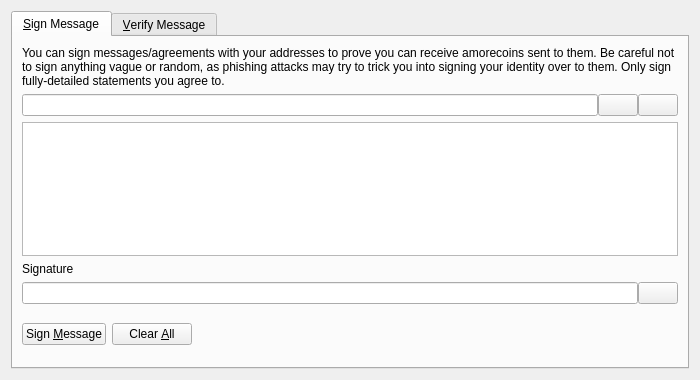
<?xml version="1.0" encoding="UTF-8"?>
<ui version="4.0">
 <class>SignVerifyMessageDialog</class>
 <widget class="QDialog" name="SignVerifyMessageDialog">
  <property name="geometry">
   <rect>
    <x>0</x>
    <y>0</y>
    <width>700</width>
    <height>380</height>
   </rect>
  </property>
  <property name="windowTitle">
   <string>Signatures - Sign / Verify a Message</string>
  </property>
  <property name="modal">
   <bool>true</bool>
  </property>
  <layout class="QVBoxLayout" name="verticalLayout">
   <item>
    <widget class="QTabWidget" name="tabWidget">
     <property name="currentIndex">
      <number>0</number>
     </property>
     <widget class="QWidget" name="tabSignMessage">
      <attribute name="title">
       <string>&amp;Sign Message</string>
      </attribute>
      <layout class="QVBoxLayout" name="verticalLayout_SM">
       <item>
        <widget class="QLabel" name="infoLabel_SM">
         <property name="text">
          <string>You can sign messages/agreements with your addresses to prove you can receive amorecoins sent to them. Be careful not to sign anything vague or random, as phishing attacks may try to trick you into signing your identity over to them. Only sign fully-detailed statements you agree to.</string>
         </property>
         <property name="textFormat">
          <enum>Qt::PlainText</enum>
         </property>
         <property name="wordWrap">
          <bool>true</bool>
         </property>
        </widget>
       </item>
       <item>
        <layout class="QHBoxLayout" name="horizontalLayout_1_SM">
         <property name="spacing">
          <number>0</number>
         </property>
         <item>
          <widget class="QValidatedLineEdit" name="addressIn_SM">
           <property name="toolTip">
            <string>The Amorecoin address to sign the message with</string>
           </property>
          </widget>
         </item>
         <item>
          <widget class="QPushButton" name="addressBookButton_SM">
           <property name="toolTip">
            <string>Choose previously used address</string>
           </property>
           <property name="text">
            <string/>
           </property>
           <property name="icon">
            <iconset resource="../bitcoin.qrc">
             <normaloff>:/icons/address-book</normaloff>:/icons/address-book</iconset>
           </property>
           <property name="shortcut">
            <string>Alt+A</string>
           </property>
           <property name="autoDefault">
            <bool>false</bool>
           </property>
          </widget>
         </item>
         <item>
          <widget class="QPushButton" name="pasteButton_SM">
           <property name="toolTip">
            <string>Paste address from clipboard</string>
           </property>
           <property name="text">
            <string/>
           </property>
           <property name="icon">
            <iconset resource="../bitcoin.qrc">
             <normaloff>:/icons/editpaste</normaloff>:/icons/editpaste</iconset>
           </property>
           <property name="shortcut">
            <string>Alt+P</string>
           </property>
           <property name="autoDefault">
            <bool>false</bool>
           </property>
          </widget>
         </item>
        </layout>
       </item>
       <item>
        <widget class="QPlainTextEdit" name="messageIn_SM">
         <property name="toolTip">
          <string>Enter the message you want to sign here</string>
         </property>
        </widget>
       </item>
       <item>
        <widget class="QLabel" name="signatureLabel_SM">
         <property name="text">
          <string>Signature</string>
         </property>
         <property name="textFormat">
          <enum>Qt::PlainText</enum>
         </property>
        </widget>
       </item>
       <item>
        <layout class="QHBoxLayout" name="horizontalLayout_2_SM">
         <property name="spacing">
          <number>0</number>
         </property>
         <item>
          <widget class="QLineEdit" name="signatureOut_SM">
           <property name="font">
            <font>
             <italic>true</italic>
            </font>
           </property>
           <property name="readOnly">
            <bool>true</bool>
           </property>
          </widget>
         </item>
         <item>
          <widget class="QPushButton" name="copySignatureButton_SM">
           <property name="toolTip">
            <string>Copy the current signature to the system clipboard</string>
           </property>
           <property name="text">
            <string/>
           </property>
           <property name="icon">
            <iconset resource="../bitcoin.qrc">
             <normaloff>:/icons/editcopy</normaloff>:/icons/editcopy</iconset>
           </property>
           <property name="autoDefault">
            <bool>false</bool>
           </property>
          </widget>
         </item>
        </layout>
       </item>
       <item>
        <layout class="QHBoxLayout" name="horizontalLayout_3_SM">
         <item>
          <widget class="QPushButton" name="signMessageButton_SM">
           <property name="toolTip">
            <string>Sign the message to prove you own this Amorecoin address</string>
           </property>
           <property name="text">
            <string>Sign &amp;Message</string>
           </property>
           <property name="icon">
            <iconset resource="../bitcoin.qrc">
             <normaloff>:/icons/edit</normaloff>:/icons/edit</iconset>
           </property>
           <property name="autoDefault">
            <bool>false</bool>
           </property>
          </widget>
         </item>
         <item>
          <widget class="QPushButton" name="clearButton_SM">
           <property name="toolTip">
            <string>Reset all sign message fields</string>
           </property>
           <property name="text">
            <string>Clear &amp;All</string>
           </property>
           <property name="icon">
            <iconset resource="../bitcoin.qrc">
             <normaloff>:/icons/remove</normaloff>:/icons/remove</iconset>
           </property>
           <property name="autoDefault">
            <bool>false</bool>
           </property>
          </widget>
         </item>
         <item>
          <spacer name="horizontalSpacer_1_SM">
           <property name="orientation">
            <enum>Qt::Horizontal</enum>
           </property>
           <property name="sizeHint" stdset="0">
            <size>
             <width>40</width>
             <height>48</height>
            </size>
           </property>
          </spacer>
         </item>
         <item>
          <widget class="QLabel" name="statusLabel_SM">
           <property name="font">
            <font>
             <weight>75</weight>
             <bold>true</bold>
            </font>
           </property>
           <property name="text">
            <string/>
           </property>
           <property name="wordWrap">
            <bool>true</bool>
           </property>
          </widget>
         </item>
         <item>
          <spacer name="horizontalSpacer_2_SM">
           <property name="orientation">
            <enum>Qt::Horizontal</enum>
           </property>
           <property name="sizeHint" stdset="0">
            <size>
             <width>40</width>
             <height>48</height>
            </size>
           </property>
          </spacer>
         </item>
        </layout>
       </item>
      </layout>
     </widget>
     <widget class="QWidget" name="tabVerifyMessage">
      <attribute name="title">
       <string>&amp;Verify Message</string>
      </attribute>
      <layout class="QVBoxLayout" name="verticalLayout_VM">
       <item>
        <widget class="QLabel" name="infoLabel_VM">
         <property name="text">
          <string>Enter the receiver's address, message (ensure you copy line breaks, spaces, tabs, etc. exactly) and signature below to verify the message. Be careful not to read more into the signature than what is in the signed message itself, to avoid being tricked by a man-in-the-middle attack. Note that this only proves the signing party receives with the address, it cannot prove sendership of any transaction!</string>
         </property>
         <property name="textFormat">
          <enum>Qt::PlainText</enum>
         </property>
         <property name="alignment">
          <set>Qt::AlignLeading|Qt::AlignLeft|Qt::AlignTop</set>
         </property>
         <property name="wordWrap">
          <bool>true</bool>
         </property>
        </widget>
       </item>
       <item>
        <layout class="QHBoxLayout" name="horizontalLayout_1_VM">
         <property name="spacing">
          <number>0</number>
         </property>
         <item>
          <widget class="QValidatedLineEdit" name="addressIn_VM">
           <property name="toolTip">
            <string>The Amorecoin address the message was signed with</string>
           </property>
          </widget>
         </item>
         <item>
          <widget class="QPushButton" name="addressBookButton_VM">
           <property name="toolTip">
            <string>Choose previously used address</string>
           </property>
           <property name="text">
            <string/>
           </property>
           <property name="icon">
            <iconset resource="../bitcoin.qrc">
             <normaloff>:/icons/address-book</normaloff>:/icons/address-book</iconset>
           </property>
           <property name="shortcut">
            <string>Alt+A</string>
           </property>
           <property name="autoDefault">
            <bool>false</bool>
           </property>
          </widget>
         </item>
        </layout>
       </item>
       <item>
        <widget class="QPlainTextEdit" name="messageIn_VM"/>
       </item>
       <item>
        <widget class="QValidatedLineEdit" name="signatureIn_VM"/>
       </item>
       <item>
        <layout class="QHBoxLayout" name="horizontalLayout_2_VM">
         <item>
          <widget class="QPushButton" name="verifyMessageButton_VM">
           <property name="toolTip">
            <string>Verify the message to ensure it was signed with the specified Amorecoin address</string>
           </property>
           <property name="text">
            <string>Verify &amp;Message</string>
           </property>
           <property name="icon">
            <iconset resource="../bitcoin.qrc">
             <normaloff>:/icons/transaction_0</normaloff>:/icons/transaction_0</iconset>
           </property>
           <property name="autoDefault">
            <bool>false</bool>
           </property>
          </widget>
         </item>
         <item>
          <widget class="QPushButton" name="clearButton_VM">
           <property name="toolTip">
            <string>Reset all verify message fields</string>
           </property>
           <property name="text">
            <string>Clear &amp;All</string>
           </property>
           <property name="icon">
            <iconset resource="../bitcoin.qrc">
             <normaloff>:/icons/remove</normaloff>:/icons/remove</iconset>
           </property>
           <property name="autoDefault">
            <bool>false</bool>
           </property>
          </widget>
         </item>
         <item>
          <spacer name="horizontalSpacer_1_VM">
           <property name="orientation">
            <enum>Qt::Horizontal</enum>
           </property>
           <property name="sizeHint" stdset="0">
            <size>
             <width>40</width>
             <height>48</height>
            </size>
           </property>
          </spacer>
         </item>
         <item>
          <widget class="QLabel" name="statusLabel_VM">
           <property name="font">
            <font>
             <weight>75</weight>
             <bold>true</bold>
            </font>
           </property>
           <property name="text">
            <string/>
           </property>
           <property name="wordWrap">
            <bool>true</bool>
           </property>
          </widget>
         </item>
         <item>
          <spacer name="horizontalSpacer_2_VM">
           <property name="orientation">
            <enum>Qt::Horizontal</enum>
           </property>
           <property name="sizeHint" stdset="0">
            <size>
             <width>40</width>
             <height>48</height>
            </size>
           </property>
          </spacer>
         </item>
        </layout>
       </item>
      </layout>
     </widget>
    </widget>
   </item>
  </layout>
 </widget>
 <customwidgets>
  <customwidget>
   <class>QValidatedLineEdit</class>
   <extends>QLineEdit</extends>
   <header>qvalidatedlineedit.h</header>
  </customwidget>
 </customwidgets>
 <resources>
  <include location="../bitcoin.qrc"/>
 </resources>
 <connections/>
</ui>
